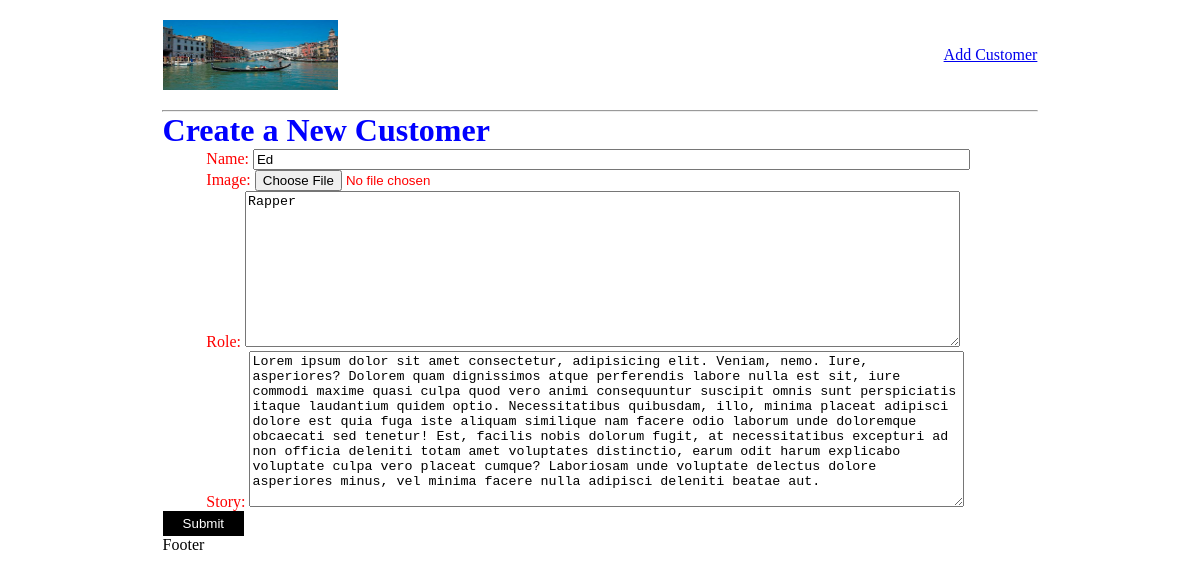
The app's page /update-customer/c1039b70-80c8-4970-b69f-88ab66708a0c, older data.
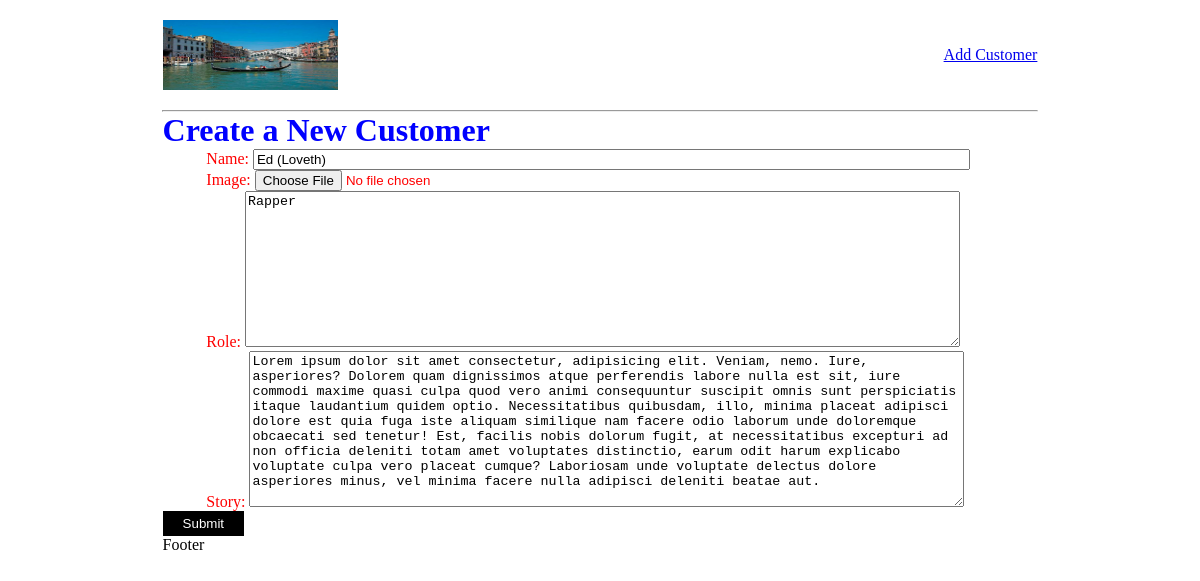
The same page, newer data.
### timetestapp/models.py (models this page shows, shortened)
class Customer(models.Model):
    id = models.UUIDField(primary_key=True, editable=False, unique=True, default=uuid.uuid4)
    name = models.CharField(max_length=200)
    image = models.ImageField(null=True, blank=True)
    role = models.TextField(blank=True, null=True)
    story = models.TextField(blank=True, null=True)

### timetestapp/views.py (the view)
# urls.py: path('update-customer/<str:pk>', views.updateUser, name="update-customer"),
def updateUser(request, pk):
    customer = Customer.objects.get(id=pk)
    form = CutomerForm(instance=customer)
    if request.method == "POST":
        form = CutomerForm(request.POST, instance=customer)
        if form.is_valid():
            form.save()
            return redirect(users)
    context = {'form': form}
    return render(request, 'add-customer.html', context)

### timetestapp/forms.py
class CutomerForm(ModelForm):
    class Meta:
        model = Customer
        fields = '__all__'

### timetestapp/templates/add-customer.html (shortened to what this page needs)
<!DOCTYPE html>
<html lang="en">
  <head>
  </head>
  <body>
    {% extends 'home.html' %} {% block cont %}
    <h1>Create a New Customer</h1>
    <form action="" method="POST">
      {% csrf_token %} {{form.as_p}}
      <input type="submit" value="Submit" />
    </form>
    {% endblock cont %}

Row changes from the older to the newer data that the page shows:
changed Customer "Rapper": name "Ed" → "Ed (Loveth)"
